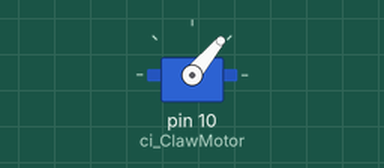
Recording of a sketch running on a simulated Arduino Uno, built with avr-gcc and run on an emulated ATmega328P. On the bench: servo.

Above: at 0.05 s.
At 4.0 s:
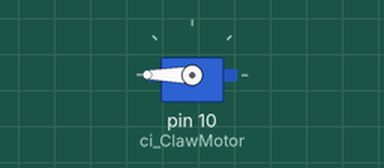
Timing chart, 0 to 5.2 s (numbered marks = the images above):
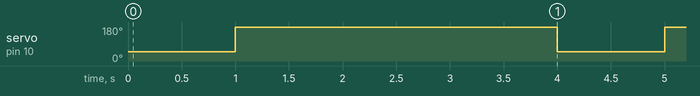

The sketch:

ServoClawTesting.ino
```cpp
#include <Servo.h>

Servo clawMotor;

const int ci_ClawMotor=10;

void setup()
{
 Serial.begin(9600);
 pinMode(ci_ClawMotor,OUTPUT);
 clawMotor.attach(ci_ClawMotor);
 clawMotor.write(0);
}

void loop()
{
//  for(int i=0;i<180;i++)
//  {
//    clawMotor.write(i);
//    delay(20);
//  }
//
//    for(int i=180;i>0;i--)
//  {
//    clawMotor.write(i);
//    delay(20);
//  }

//  clawMotor.write(0);
//  delay(1000);
//  clawMotor.write(30);
//    delay(1000);
//  clawMotor.write(70);
//    delay(1000);
//  clawMotor.write(120);
//    delay(1000);
//  clawMotor.write(180);
//    delay(1000);

clawMotor.write(50);
delay(1000);
clawMotor.write(180);
delay(3000);

}
```

Measured:
- by itself, servo on pin 10 (ci_ClawMotor): alternates 180° for 3.0 s and 50° for 1.0 s
